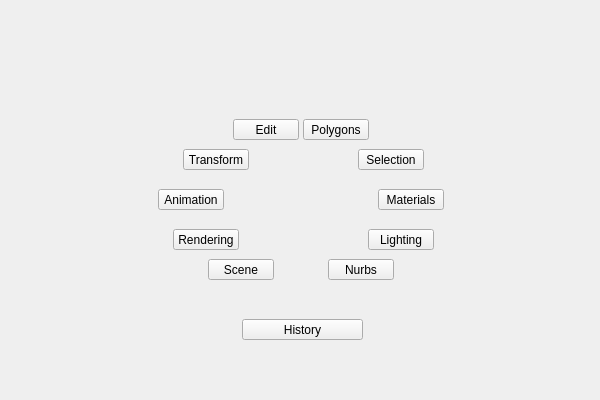
<?xml version="1.0" encoding="UTF-8"?>
<ui version="4.0">
 <class>QtUi</class>
 <widget class="QMainWindow" name="QtUi">
  <property name="enabled">
   <bool>true</bool>
  </property>
  <property name="geometry">
   <rect>
    <x>0</x>
    <y>0</y>
    <width>600</width>
    <height>400</height>
   </rect>
  </property>
  <property name="sizePolicy">
   <sizepolicy hsizetype="Ignored" vsizetype="Ignored">
    <horstretch>0</horstretch>
    <verstretch>0</verstretch>
   </sizepolicy>
  </property>
  <property name="minimumSize">
   <size>
    <width>0</width>
    <height>0</height>
   </size>
  </property>
  <property name="maximumSize">
   <size>
    <width>16777215</width>
    <height>16777215</height>
   </size>
  </property>
  <property name="cursor">
   <cursorShape>ArrowCursor</cursorShape>
  </property>
  <property name="windowTitle">
   <string>Toolkit</string>
  </property>
  <property name="whatsThis">
   <string>main</string>
  </property>
  <property name="toolButtonStyle">
   <enum>Qt::ToolButtonIconOnly</enum>
  </property>
  <property name="tabShape">
   <enum>QTabWidget::Triangular</enum>
  </property>
  <property name="dockNestingEnabled">
   <bool>true</bool>
  </property>
  <property name="dockOptions">
   <set>QMainWindow::AllowNestedDocks|QMainWindow::AllowTabbedDocks|QMainWindow::AnimatedDocks|QMainWindow::ForceTabbedDocks</set>
  </property>
  <widget class="QWidget" name="mainWindow">
   <property name="sizePolicy">
    <sizepolicy hsizetype="Ignored" vsizetype="Ignored">
     <horstretch>0</horstretch>
     <verstretch>0</verstretch>
    </sizepolicy>
   </property>
   <layout class="QGridLayout" name="gridLayout">
    <item row="0" column="0">
     <widget class="QWidget" name="staticWindow" native="true">
      <widget class="QWidget" name="w002" native="true">
       <property name="geometry">
        <rect>
         <x>138</x>
         <y>280</y>
         <width>306</width>
         <height>101</height>
        </rect>
       </property>
       <widget class="QPushButton" name="i000">
        <property name="geometry">
         <rect>
          <x>95</x>
          <y>30</y>
          <width>121</width>
          <height>21</height>
         </rect>
        </property>
        <property name="minimumSize">
         <size>
          <width>0</width>
          <height>21</height>
         </size>
        </property>
        <property name="maximumSize">
         <size>
          <width>16777215</width>
          <height>21</height>
         </size>
        </property>
        <property name="whatsThis">
         <string>main_lower</string>
        </property>
        <property name="text">
         <string>History</string>
        </property>
       </widget>
      </widget>
      <widget class="QWidget" name="main" native="true">
       <property name="geometry">
        <rect>
         <x>139</x>
         <y>110</y>
         <width>306</width>
         <height>161</height>
        </rect>
       </property>
       <widget class="QPushButton" name="i010">
        <property name="geometry">
         <rect>
          <x>155</x>
          <y>0</y>
          <width>66</width>
          <height>21</height>
         </rect>
        </property>
        <property name="minimumSize">
         <size>
          <width>0</width>
          <height>21</height>
         </size>
        </property>
        <property name="maximumSize">
         <size>
          <width>16777215</width>
          <height>21</height>
         </size>
        </property>
        <property name="whatsThis">
         <string>polygons</string>
        </property>
        <property name="text">
         <string>Polygons</string>
        </property>
       </widget>
       <widget class="QPushButton" name="i012">
        <property name="geometry">
         <rect>
          <x>230</x>
          <y>70</y>
          <width>66</width>
          <height>21</height>
         </rect>
        </property>
        <property name="minimumSize">
         <size>
          <width>0</width>
          <height>21</height>
         </size>
        </property>
        <property name="maximumSize">
         <size>
          <width>16777215</width>
          <height>21</height>
         </size>
        </property>
        <property name="whatsThis">
         <string>materials</string>
        </property>
        <property name="text">
         <string>Materials</string>
        </property>
       </widget>
       <widget class="QPushButton" name="i013">
        <property name="geometry">
         <rect>
          <x>10</x>
          <y>70</y>
          <width>66</width>
          <height>21</height>
         </rect>
        </property>
        <property name="minimumSize">
         <size>
          <width>0</width>
          <height>21</height>
         </size>
        </property>
        <property name="maximumSize">
         <size>
          <width>16777215</width>
          <height>21</height>
         </size>
        </property>
        <property name="whatsThis">
         <string>animation</string>
        </property>
        <property name="text">
         <string>Animation</string>
        </property>
       </widget>
       <widget class="QPushButton" name="i009">
        <property name="geometry">
         <rect>
          <x>210</x>
          <y>30</y>
          <width>66</width>
          <height>21</height>
         </rect>
        </property>
        <property name="minimumSize">
         <size>
          <width>0</width>
          <height>21</height>
         </size>
        </property>
        <property name="maximumSize">
         <size>
          <width>16777215</width>
          <height>21</height>
         </size>
        </property>
        <property name="whatsThis">
         <string>selection</string>
        </property>
        <property name="text">
         <string>Selection</string>
        </property>
       </widget>
       <widget class="QPushButton" name="i008">
        <property name="geometry">
         <rect>
          <x>35</x>
          <y>30</y>
          <width>66</width>
          <height>21</height>
         </rect>
        </property>
        <property name="minimumSize">
         <size>
          <width>0</width>
          <height>21</height>
         </size>
        </property>
        <property name="maximumSize">
         <size>
          <width>16777215</width>
          <height>21</height>
         </size>
        </property>
        <property name="whatsThis">
         <string>transform</string>
        </property>
        <property name="text">
         <string>Transform</string>
        </property>
       </widget>
       <widget class="QPushButton" name="i007">
        <property name="geometry">
         <rect>
          <x>85</x>
          <y>0</y>
          <width>66</width>
          <height>21</height>
         </rect>
        </property>
        <property name="minimumSize">
         <size>
          <width>0</width>
          <height>21</height>
         </size>
        </property>
        <property name="maximumSize">
         <size>
          <width>16777215</width>
          <height>21</height>
         </size>
        </property>
        <property name="whatsThis">
         <string>edit</string>
        </property>
        <property name="text">
         <string>Edit</string>
        </property>
       </widget>
       <widget class="QPushButton" name="i011">
        <property name="geometry">
         <rect>
          <x>180</x>
          <y>140</y>
          <width>66</width>
          <height>21</height>
         </rect>
        </property>
        <property name="minimumSize">
         <size>
          <width>0</width>
          <height>21</height>
         </size>
        </property>
        <property name="maximumSize">
         <size>
          <width>16777215</width>
          <height>21</height>
         </size>
        </property>
        <property name="whatsThis">
         <string>nurbs</string>
        </property>
        <property name="text">
         <string>Nurbs</string>
        </property>
       </widget>
       <widget class="QPushButton" name="i014">
        <property name="geometry">
         <rect>
          <x>220</x>
          <y>110</y>
          <width>66</width>
          <height>21</height>
         </rect>
        </property>
        <property name="minimumSize">
         <size>
          <width>0</width>
          <height>21</height>
         </size>
        </property>
        <property name="maximumSize">
         <size>
          <width>16777215</width>
          <height>21</height>
         </size>
        </property>
        <property name="whatsThis">
         <string>lighting</string>
        </property>
        <property name="text">
         <string>Lighting</string>
        </property>
       </widget>
       <widget class="QPushButton" name="i015">
        <property name="geometry">
         <rect>
          <x>25</x>
          <y>110</y>
          <width>66</width>
          <height>21</height>
         </rect>
        </property>
        <property name="minimumSize">
         <size>
          <width>0</width>
          <height>21</height>
         </size>
        </property>
        <property name="maximumSize">
         <size>
          <width>16777215</width>
          <height>21</height>
         </size>
        </property>
        <property name="whatsThis">
         <string>rendering</string>
        </property>
        <property name="text">
         <string>Rendering</string>
        </property>
       </widget>
       <widget class="QPushButton" name="i003">
        <property name="geometry">
         <rect>
          <x>60</x>
          <y>140</y>
          <width>66</width>
          <height>21</height>
         </rect>
        </property>
        <property name="minimumSize">
         <size>
          <width>0</width>
          <height>21</height>
         </size>
        </property>
        <property name="maximumSize">
         <size>
          <width>16777215</width>
          <height>21</height>
         </size>
        </property>
        <property name="whatsThis">
         <string>scene</string>
        </property>
        <property name="text">
         <string>Scene</string>
        </property>
       </widget>
      </widget>
      <widget class="QWidget" name="w000" native="true">
       <property name="geometry">
        <rect>
         <x>139</x>
         <y>0</y>
         <width>306</width>
         <height>101</height>
        </rect>
       </property>
      </widget>
      <widget class="QWidget" name="w001" native="true">
       <property name="geometry">
        <rect>
         <x>440</x>
         <y>50</y>
         <width>146</width>
         <height>291</height>
        </rect>
       </property>
      </widget>
      <widget class="QWidget" name="w003" native="true">
       <property name="geometry">
        <rect>
         <x>-5</x>
         <y>50</y>
         <width>141</width>
         <height>291</height>
        </rect>
       </property>
      </widget>
     </widget>
    </item>
   </layout>
  </widget>
 </widget>
 <resources/>
 <connections/>
 <designerdata>
  <property name="gridDeltaX">
   <number>5</number>
  </property>
  <property name="gridDeltaY">
   <number>10</number>
  </property>
  <property name="gridSnapX">
   <bool>true</bool>
  </property>
  <property name="gridSnapY">
   <bool>true</bool>
  </property>
  <property name="gridVisible">
   <bool>true</bool>
  </property>
 </designerdata>
</ui>
